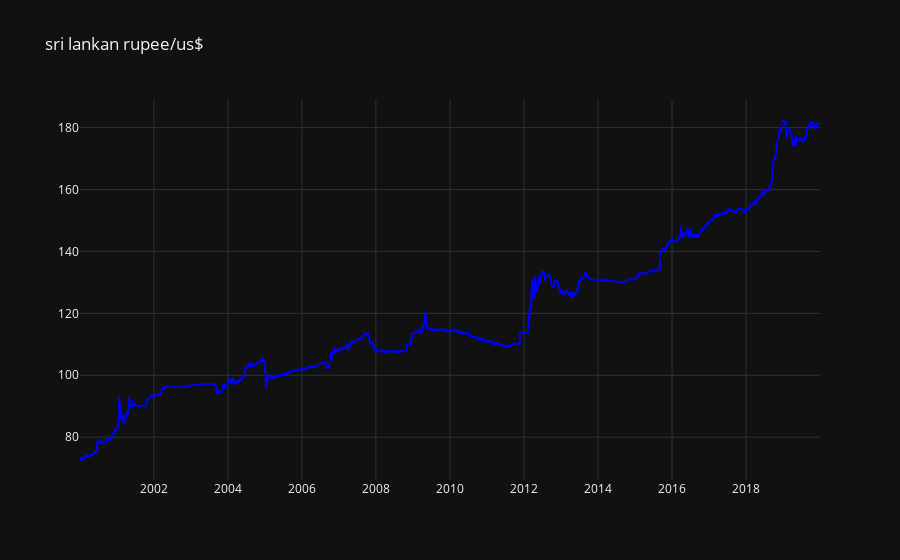
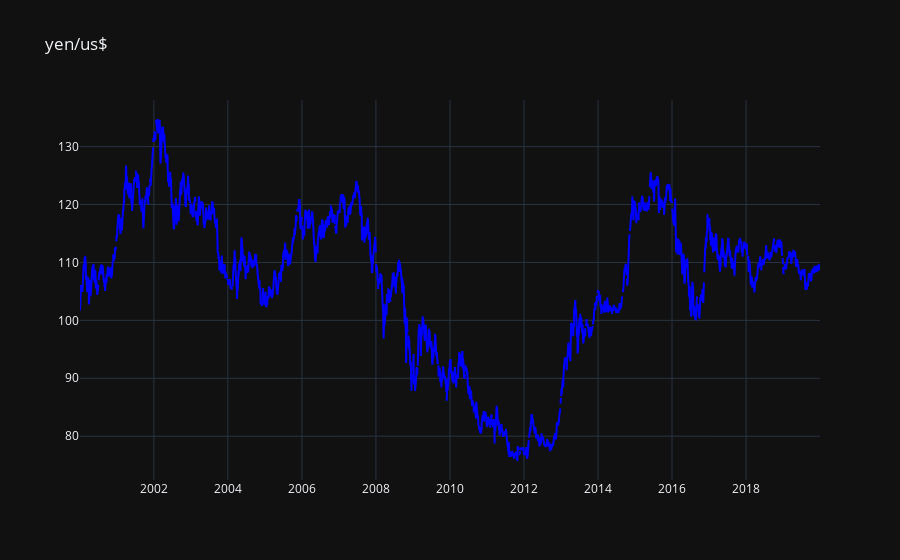
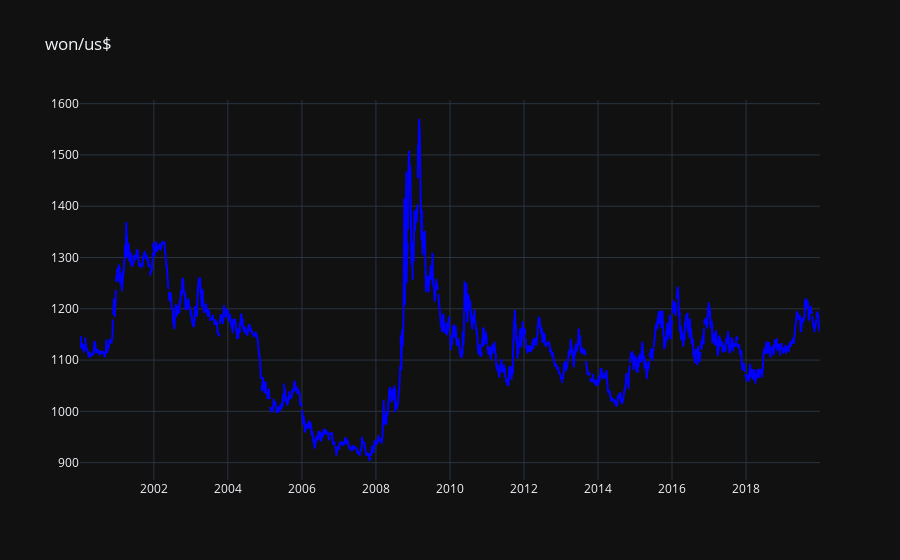
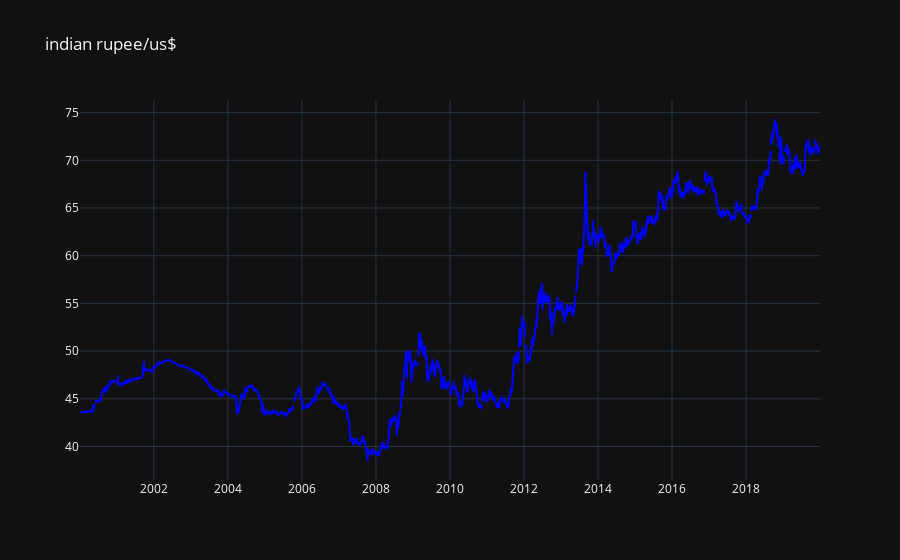

The notebook cell these images were saved under, in order:
### Code cell
# Selecting those currency whose exchange rate is > 71 in the present day
select_currency = ['sri lankan rupee', 'yen', 'won', 'indian rupee']
for currency in select_currency:
    curr_graph(currency)

### Figure 1 — Plotly figure (JSON) as saved in the notebook; plotly's stock layout.template omitted (floating-point values rounded to 4 significant figures; data arrays with more than 128 entries replaced by an {"elided": "..."} marker saying what was removed)
{"data": [{"marker": {"color": "blue"}, "mode": "lines", "name": "sri lankan rupee", "type": "scatter", "x": {"elided": "5217 str values"}, "y": {"elided": "5217 str values"}}], "layout": {"title": {"text": "sri lankan rupee/us$"}}}

### Figure 2 — Plotly figure (JSON) as saved in the notebook; plotly's stock layout.template omitted (floating-point values rounded to 4 significant figures; data arrays with more than 128 entries replaced by an {"elided": "..."} marker saying what was removed)
{"data": [{"marker": {"color": "blue"}, "mode": "lines", "name": "yen", "type": "scatter", "x": {"elided": "5217 str values"}, "y": {"elided": "5217 str values"}}], "layout": {"title": {"text": "yen/us$"}}}

### Figure 3 — Plotly figure (JSON) as saved in the notebook; plotly's stock layout.template omitted (floating-point values rounded to 4 significant figures; data arrays with more than 128 entries replaced by an {"elided": "..."} marker saying what was removed)
{"data": [{"marker": {"color": "blue"}, "mode": "lines", "name": "won", "type": "scatter", "x": {"elided": "5217 str values"}, "y": {"elided": "5217 str values"}}], "layout": {"title": {"text": "won/us$"}}}

### Figure 4 — Plotly figure (JSON) as saved in the notebook; plotly's stock layout.template omitted (floating-point values rounded to 4 significant figures; data arrays with more than 128 entries replaced by an {"elided": "..."} marker saying what was removed)
{"data": [{"marker": {"color": "blue"}, "mode": "lines", "name": "indian rupee", "type": "scatter", "x": {"elided": "5217 str values"}, "y": {"elided": "5217 str values"}}], "layout": {"title": {"text": "indian rupee/us$"}}}
